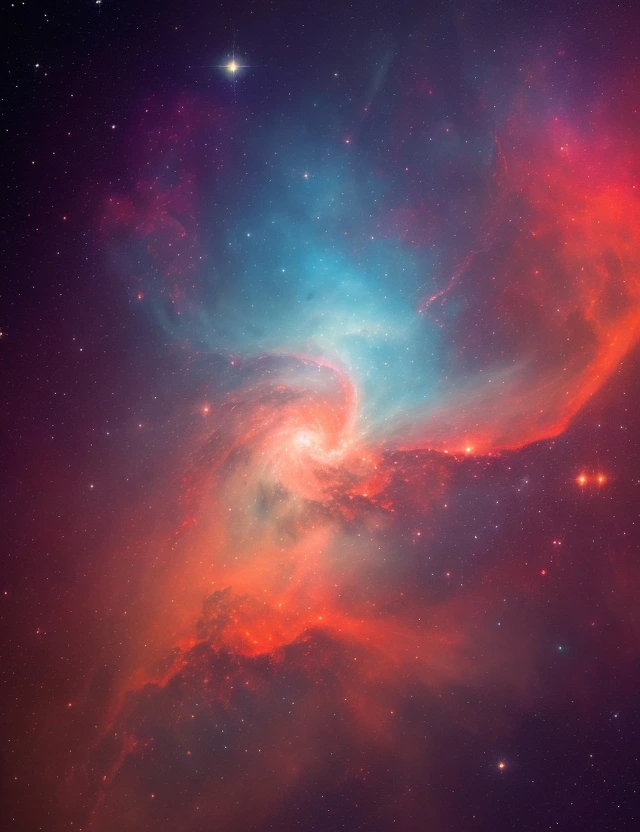
#> input picture dist/image/login.webp, 640 x 832 px
$ python blink.py dist/image/login.webp
#> lines starting #> are read from the running program, lines starting #| are printed output that depends on the picture
#!/usr/bin/env python3
# -*- coding: utf-8 -*-

import sys
from astropy.io import fits
import matplotlib.pyplot as plt
from matplotlib.animation import FuncAnimation
from matplotlib.widgets import Slider, Button
import numpy as np
import imageio.v2 as imageio
import os

def load_images(paths):
    images = []
    titles = []  # Liste pour stocker les titres
    for path in paths:
        title = os.path.basename(path)
        titles.append(title)  # Ajouter le nom du fichier à la liste des titres

        if path.lower().endswith(('.fit', '.fits')):
            images.append(fits.getdata(path))
        else:
            try:
                image = imageio.imread(path)
#> image is the input picture: shape (832, 640, 3); mean R, G, B 101, 60.6, 78.8
                images.append(image)
            except ValueError:
                print(f"Error reading image: {path}")
                continue

    return images, titles

def adjust_image(image, upper_percentile):
    upper_bound = np.percentile(image, upper_percentile)
    adjusted_image = np.clip(image, 0, upper_bound)
    adjusted_image = adjusted_image / upper_bound * 255
    return adjusted_image.astype(np.uint8)

def update_frame(frame_number):
    global current_frame, percentile, titles, img_display, ax, fig

    if ax:
        ax.remove()
    ax = fig.add_subplot(111)
    ax.set_facecolor('#191919')
    ax.axis('off')

    current_frame = frame_number % len(images)
    image = adjust_image(images[current_frame], percentile)

    img_display = ax.imshow(image, cmap='gray', aspect='equal')
    ax.set_aspect('equal')
    ax.set_title(titles[current_frame], color='white')

    if len(image.shape) == 2:
        img_display.set_cmap('gray')
        img_display.set_clim(0, 255)

def update_percentile(val):
    global percentile
    percentile = val
    update_frame(current_frame)

def toggle_animation(event):
    global anim_running, button
    if anim_running:
        anim.event_source.stop()
        anim_running = False
        button.label.set_text('Play')
    else:
        anim.event_source.start()
        anim_running = True
        button.label.set_text('Pause')

if __name__ == "__main__":
    image_paths = sys.argv[1:]
    images, titles = load_images(image_paths)
#> images = 1 item; titles = ['login.webp']
    current_frame = 0
    percentile = 99.5

    if not images:
        print("Aucune image à afficher.")
        sys.exit(1)

    fig, ax = plt.subplots()
    fig.patch.set_facecolor('black')

    ax = None
    img_display = None

    plt.subplots_adjust(left=0.1, right=0.9, top=0.9, bottom=0.3)

    ax_slider_percentile = plt.axes([0.1, 0.15, 0.8, 0.03], facecolor='lightgoldenrodyellow')
    slider_percentile = Slider(ax_slider_percentile, 'Percentile', 99, 100, valinit=percentile)
    slider_percentile.on_changed(update_percentile)

    anim = FuncAnimation(fig, update_frame, interval=1000)
    anim_running = True

    # Ajouter un bouton pour mettre en pause/reprendre l'animation
    ax_button = plt.axes([0.1, 0.05, 0.1, 0.04])  # Ajuster la position et la taille du bouton
    button = Button(ax_button, 'Pause', color='white', hovercolor='0.975')
    button.on_clicked(toggle_animation)

    plt.show()
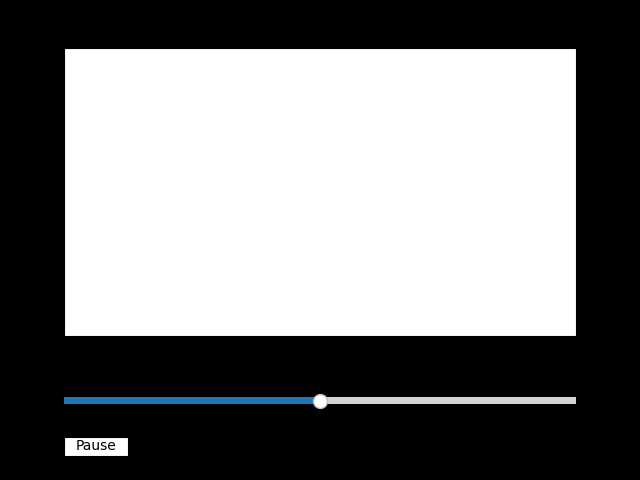
#> figure drawn by matplotlib, 2 panels
